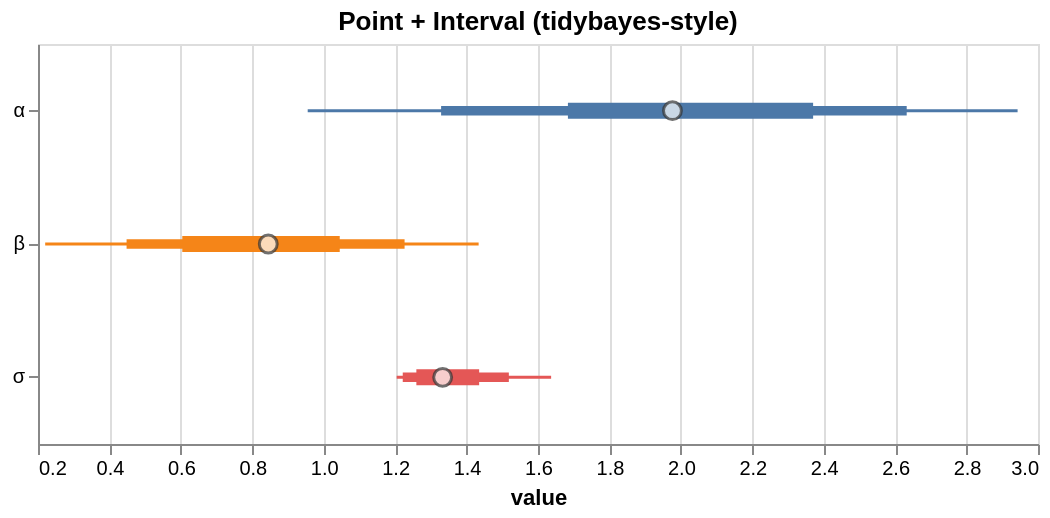

Source (Vega-Lite JSON):
### Vega-Lite specification from a JSON file in a GitHub repository (floating-point values rounded to 4 significant figures)
{"$schema": "https://vega.github.io/schema/vega-lite/v5.json", "config": {"axis": {"labelLimit": 0}, "header": {"labelLimit": 0}, "legend": {"labelLimit": 0}}, "data": {"values": [{"__point__": 1.333, "hi_0_5_": 1.435, "hi_0_8_": 1.518, "hi_0_95_": 1.637, "lo_0_5_": 1.259, "lo_0_8_": 1.221, "lo_0_95_": 1.204, "parameter": "σ"}, {"__point__": 1.976, "hi_0_5_": 2.37, "hi_0_8_": 2.632, "hi_0_95_": 2.943, "lo_0_5_": 1.684, "lo_0_8_": 1.329, "lo_0_95_": 0.9552, "parameter": "α"}, {"__point__": 0.8447, "hi_0_5_": 1.045, "hi_0_8_": 1.226, "hi_0_95_": 1.434, "lo_0_5_": 0.604, "lo_0_8_": 0.448, "lo_0_95_": 0.2201, "parameter": "β"}]}, "height": 200, "layer": [{"encoding": {"color": {"field": "parameter", "legend": null, "type": "nominal"}, "tooltip": [{"field": "__point__", "title": "value (estimate)", "type": "quantitative"}, {"field": "parameter", "type": "nominal"}, {"field": "lo_0_95_", "title": "95% lo", "type": "quantitative"}, {"field": "hi_0_95_", "title": "95% hi", "type": "quantitative"}], "x": {"field": "lo_0_95_", "scale": {"zero": false}, "title": "value", "type": "quantitative"}, "x2": {"field": "hi_0_95_"}, "y": {"axis": {"title": null}, "field": "parameter", "type": "nominal"}}, "mark": {"strokeWidth": 1.5, "type": "rule"}, "params": [{"bind": "scales", "name": "grid", "select": {"encodings": ["x"], "type": "interval"}}]}, {"encoding": {"color": {"field": "parameter", "legend": null, "type": "nominal"}, "tooltip": [{"field": "__point__", "title": "value (estimate)", "type": "quantitative"}, {"field": "parameter", "type": "nominal"}, {"field": "lo_0_95_", "title": "95% lo", "type": "quantitative"}, {"field": "hi_0_95_", "title": "95% hi", "type": "quantitative"}], "x": {"field": "lo_0_8_", "scale": {"zero": false}, "title": "value", "type": "quantitative"}, "x2": {"field": "hi_0_8_"}, "y": {"axis": {"title": null}, "field": "parameter", "type": "nominal"}}, "mark": {"strokeWidth": 4.75, "type": "rule"}}, {"encoding": {"color": {"field": "parameter", "legend": null, "type": "nominal"}, "tooltip": [{"field": "__point__", "title": "value (estimate)", "type": "quantitative"}, {"field": "parameter", "type": "nominal"}, {"field": "lo_0_95_", "title": "95% lo", "type": "quantitative"}, {"field": "hi_0_95_", "title": "95% hi", "type": "quantitative"}], "x": {"field": "lo_0_5_", "scale": {"zero": false}, "title": "value", "type": "quantitative"}, "x2": {"field": "hi_0_5_"}, "y": {"axis": {"title": null}, "field": "parameter", "type": "nominal"}}, "mark": {"strokeWidth": 8.0, "type": "rule"}}, {"encoding": {"tooltip": [{"field": "__point__", "title": "value (estimate)", "type": "quantitative"}, {"field": "parameter", "type": "nominal"}, {"field": "lo_0_95_", "title": "95% lo", "type": "quantitative"}, {"field": "hi_0_95_", "title": "95% hi", "type": "quantitative"}], "x": {"field": "__point__", "scale": {"zero": false}, "type": "quantitative"}, "y": {"field": "parameter", "type": "nominal"}}, "mark": {"color": "white", "filled": true, "size": 80, "stroke": "#333", "strokeWidth": 1.5, "type": "point"}}], "title": "Point + Interval (tidybayes-style)", "width": 500}
